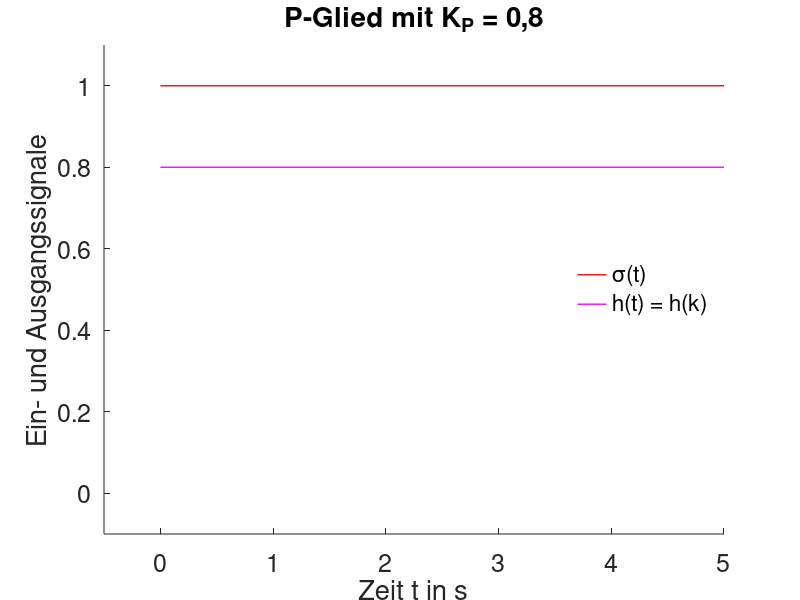

Write MATLAB code to recreate this figure. (Note: this script raises an error after producing the figure.)
% Elementare Übertragungsglieder ElemUebertr.m
% ÜbergangsfunkT_Ionen à la carte 
% 05.04.2016, M. Lohöfener

clear all
close all

K_P = 0.8; % Proportionalfaktor
T_I = 1.5;  % Integratonszeitkonstante in s
T_L = 1.8; % Laufzeit in s
T_1 = 2; % Verzögerung P-T_1-Glied in s
T_2 = 0.5; % Kennzeitkonstante P-T_2-Glied
T_D1 = 0.5;  % Vorhalt in s
T_D2 = 3;  % Vorhalt in s
T_0 = 0.5;  %Abtastzeit
tmin = -0.5;
tmax = 5;
ymin = -0.1;
ymax = 1.1;
s = tf ('s');  % Laplace-Operator
z = tf ('z', T_0);  % Verschiebe-Operator
t = 0:0.01:5; % Zeitachse
tz = 0:T_0:5;  

% P-Glied

figure ('Name', 'P-Glied', 'NumberTitle', 'off', 'Position', [0 0 800 600])
  set (gca, 'FontSize', 18); hold on
  plot ([0 tmax], [1 1], 'r', 'LineWidth', 1)
  plot ([0 tmax], [K_P K_P], 'm', 'LineWidth', 1)
  axis ([tmin tmax ymin ymax])
  title ('P-Glied mit K_P = 0,8', 'fontsize', 20)
  xlabel ('Zeit t in s')
  ylabel ('Ein- und Ausgangssignale')
  legend ('\sigma(t)', 'h(t) = h(k)', 'location', 'east')
  legend boxoff
  printgcf (mfilename, 0)

% I-Glied

Gi = 1 / (T_I*s);
Giz = c2d (Gi, T_0);
figure ('Name', 'I-Glied', 'NumberTitle', 'off', 'Position', [0 0 800 600])
  set (gca, 'FontSize', 18); hold on
  step (Gi, tmax, 'm'); hold on
  set (findobj (gcf, 'type', 'line'), 'LineWidth', 1)
  step (Giz, tmax, 'b'); hold on
  set (findobj (gcf, 'type', 'line'), 'LineWidth', 1)
  plot ([0 tmax], [1 1], 'r', 'LineWidth', 1)
  plot ([T_I T_I], [-0.05 1.05], 'g', 'LineWidth', 1)
  plot ([-0.05 1], [1/T_I 1/T_I], 'c', 'LineWidth', 1)
  plot ([0 0], [ymin 3.5], 'k', 'LineWidth', 1)
  axis ([tmin tmax ymin 3.5])
  title ('I-Glied mit T_I = 1,5 s und T_0 = 0,5 s', 'fontsize', 20)
  xlabel ('Zeit t in s')
  ylabel ('Ein- und Ausgangssignale')
  legend ('h(t)', 'h(k)', '\sigma(t)', 'T_I', 'K_I = 1/T_I', 'location', 'southeast');
  legend boxoff
  printgcf (mfilename, 0)

% P-T_L-Glied

figure ('Name', 'P-T_L-Glied', 'NumberTitle', 'off', 'Position', [0 0 800 600])
  set (gca, 'FontSize', 18); hold on
  plot ([0 tmax], [1 1], 'r', 'LineWidth', 1)
  plot ([T_L T_L], [0 K_P], 'm', 'LineWidth', 1)
  plot ([2 2], [0 K_P], 'b', 'LineWidth', 1)
  plot([-0.05 T_L], [K_P K_P], 'c', 'LineWidth', 1)
  plot ([T_L T_L], [0 K_P], 'm', 'LineWidth', 1)
  plot ([T_L tmax], [K_P K_P], 'm', 'LineWidth', 1)
  plot ([2 tmax], [K_P K_P], 'b', 'LineWidth', 1)
  axis  ([tmin tmax ymin ymax])
  title ('P-T_L- Glied mit K_P = 0,8, T_L = 1,8 s und T_0 = 0,5 s', 'fontsize', 20)
  xlabel ('Zeit t in s')
  ylabel ('Ein- und Ausgangssignale')
  legend ('\sigma(t)', 'h(t)', 'h(k)', 'Asymptote K_P', 'location', 'east');
  legend boxoff
  printgcf (mfilename, 0)

% P-T_1-Glied

Gp = K_P/(1 + T_1*s);
Gpz = c2d (Gp, T_0);
figure ('Name', 'P-T_1-Glied', 'NumberTitle', 'off', 'Position', [0 0 800 600])
  set (gca, 'FontSize', 18); hold on
  step (Gp, tmax, 'm');set(gca,'FontSize',16); hold on
  set (findobj (gcf, 'type', 'line'), 'LineWidth', 1)
  step (Gpz, tmax, 'b'); hold on
  set (findobj (gcf, 'type', 'line'), 'LineWidth', 1)
  plot ([0 tmax], [1 1], 'r', 'LineWidth', 1)
  plot ([-0.05*T_1 1.05*T_1], [-0.05*K_P 1.05*K_P], 'g', 'LineWidth', 1)
  plot ([-0.05 tmax], [K_P K_P], 'c', 'LineWidth', 1)
  plot ([T_1 T_1], [-0.05 K_P*1.05], 'g', 'LineWidth', 1)
  axis ([tmin tmax ymin ymax])
  title ('P-T_1-Glied mit K_P = 0,8 , T_1 = 2 s und T_0 = 0,5 s', 'fontsize', 20)
  xlabel ('Zeit t in s')
  ylabel ('Ein- und Ausgangssignale')
  legend ('h(t)', 'h(k)', '\sigma(t)', 'Tangente bis T_1', 'Asymptote K_P', 'location', 'east');
  legend boxoff
  printgcf (mfilename, 0)

% P-T_2*-Glied mit Kenndämpfungen D
D1 = 1.5;	% aperiodisch
D2 = 1.0;	% aperiodischer Grenzfall
D3 = 1/sqrt(2);	% Resonanzgrenzfall D = 0.71
D4 = 0.3;	% periodisch
D5 = 0.0;	% ungedämpft
D6 = -0.3;	% ungedämpft

% f = 0.1: 0.01: 5;	% rad/s – Frequenzbereich

Gs1 = K_P / (T_2^2*s^2 + 2*D1*T_2*s + 1);
Gs2 = K_P / (T_2^2*s^2 + 2*D2*T_2*s + 1);
Gs3 = K_P / (T_2^2*s^2 + 2*D3*T_2*s + 1);
Gs4 = K_P / (T_2^2*s^2 + 2*D4*T_2*s + 1);
Gs4z = c2d (Gs4, T_0);
Gs5 = K_P / (T_2^2*s^2 + 2*D5*T_2*s + 1);
Gs6 = K_P / (T_2^2*s^2 + 2*D6*T_2*s + 1);

figure ('Name', 'P-T_2-System', 'NumberTitle', 'off', 'Position', [0 0 800 600])
  set (gca, 'FontSize', 18); hold on
  plot(t, step(Gs1, t), 'LineWidth', 1)
  plot (t, step(Gs2, t), 'LineWidth', 1)
  plot (t, step(Gs3, t), 'LineWidth', 1)
  plot (t, step(Gs4, t), 'LineWidth', 1)
  plot (t, step(Gs5, t), 'LineWidth', 1)
  plot (t, step(Gs6, t), 'LineWidth', 1)
  set (findobj (gcf, 'type', 'line'), 'LineWidth', 1)
  step (Gs4z, tmax, 'b'); hold on
  set (findobj (gcf, 'type', 'line'), 'LineWidth', 1)
  plot ([0 tmax], [1 1], 'r', 'LineWidth', 1)
  plot ([-0.05 tmax], [K_P K_P], 'g', 'LineWidth', 1)
  title('P-T_2*-System mit K_P = 0,8, T = 0,5 s und T_0 = 0,5 s', 'fontsize', 20)
  axis ([tmin tmax ymin 3])
  xlabel('Zeit t in s')
  ylabel('Ein- und Ausgangssignale')
  legend('D = 1.5', 'D = 1.0', 'D = 0.71', 'D = 0.3', 'D = 0.0', 'D = -0.3', ...
    'h(k) mit D = 0,3', '\sigma(t)', 'Asymptote K_P');
  legend boxoff
  printgcf (mfilename, 0)

% I-T_1-Glied

Git = 1/T_I/s/(1 + T_1*s);
Gitz = c2d (Git, T_0);
figure ('Name', 'I-T_1-Glied', 'NumberTitle', 'off', 'Position', [0 0 800 600])
  set (gca, 'FontSize', 18); hold on
  step (Git, tmax, 'm');set(gca,'FontSize',16); hold on
  set (findobj (gcf, 'type', 'line'), 'LineWidth', 1)
  step (Gitz, tmax, 'b'); hold on
  set (findobj (gcf, 'type', 'line'), 'LineWidth', 1)
  plot ([0 tmax], [1 1], 'r', 'LineWidth', 1)
  plot ([-0.05 3], [-0.05/T_I 3/T_I], 'g', 'LineWidth', 1)
  plot ([T_1-0.05 T_1+3], [-0.05/T_I 3/T_I], 'c', 'LineWidth', 1)
  plot ([T_I T_I], [-0.05 1.05], 'g', 'LineWidth', 1)
  axis ([tmin tmax ymin 2])
  title ('I-T_1-Glied mit T_I = 1,5 s , T_1 = 2 s und T_0 = 0,5 s', 'fontsize', 20)
  xlabel ('Zeit t in s')
  ylabel ('Ein- und Ausgangssignale')
  legend ('h(t)', 'h(k)', '\sigma(t)', 'Asymptote T_I', 'Asymptote T_1', 'location', 'west');
  legend boxoff
  printgcf (mfilename, 0)

% P-T_D1-T_1-Glied

Gdt = K_P*(1 + T_D1*s)/(1 + T_1*s);
Gdtz = c2d (Gdt, T_0);
GdT_2 = K_P*(1 + T_D2*s)/(1 + T_1*s);
GdT_2z = c2d (GdT_2, T_0);
figure ('Name', 'P-T_D1-T_1-Glied', 'NumberTitle', 'off', 'Position', [0 0 800 600])
  set (gca, 'FontSize', 18); hold on
  step (Gdt, tmax, 'm'); hold on
  set (findobj (gcf, 'type', 'line'), 'LineWidth', 1)
  step (Gdtz, tmax, 'c'); hold on
  set (findobj (gcf, 'type', 'line'), 'LineWidth', 1)
  step (GdT_2, tmax, 'b'); hold on
  set (findobj (gcf, 'type', 'line'), 'LineWidth', 1)
  step (GdT_2z, tmax, 'k'); hold on
  set (findobj (gcf, 'type', 'line'), 'LineWidth', 1)
  plot ([0 tmax], [1 1], 'r', 'LineWidth', 1)
  plot ([-0.05 tmax], [K_P K_P], 'g', 'LineWidth', 1)
  axis ([tmin tmax ymin 1.5])
  title ({'P-T_{D1}-T_1-Glied mit K_P = 0,8, T_{D1} = 0.5 s bzw. 3 s,', ...
    'T_1 = 2 s und T_0 = 0,5 s', ''}, 'fontsize', 20)
  xlabel ('Zeit t in s')
  ylabel ('Ein- und Ausgangssignale')
  legend ('h(t), T_{D1} < T_1', 'h(k), T_{D1} < T_1', 'h(t), T_{D1} > T_1', ...
    'h(k), T_{D1} > T_1', '\sigma(t)', 'Asymptote K_P', 'location', 'east');
  legend boxoff
  printgcf (mfilename, 0)

% D-Glied fuer Dirac-Impuls
x = -6 : 0.05 : 6;
y = double(x == 0);
figure ('Name', 'D-Glied', 'NumberTitle', 'off', 'Position', [0 0 800 600])
  set (gca, 'FontSize', 18); hold on
  plot(x, y, 'LineWidth', 1)
  bar (T_0/2, 2*K_P, T_0/2); hold on
  set (findobj (gcf, 'type', 'line'), 'LineWidth', 1)
  plot ([0 tmax], [1 1], 'r', 'LineWidth', 1)
  axis ([tmin tmax ymin 1.8])
  title ('D-Glied mit K_D = 0,8 s und T_0 = 0,5 s', 'fontsize', 20)
  xlabel ('Zeit t in s')
  ylabel ('Ein- und Ausgangssignale')
  legend ('h(t)', 'h(k)', '\sigma(t)');
  legend boxoff
  printgcf (mfilename, 0)

% P-T_L-T_1-Glied

Gp = K_P/(1 + T_1*s);
Gpz = c2d (Gp, T_0);
x_T = 0: 0.05: tmax+T_L;

figure ('Name', 'P-T_L-T_1-Glied', 'NumberTitle', 'off', 'Position', [0 0 800 600])
  set (gca, 'FontSize', 18); hold on
  [ys ts] = step (Gp, x_T);
  tsn =[ts; zeros(T_L/0.05, 1)+6];
  ysn =[zeros(T_L/0.05, 1);ys];
  plot (tsn, ysn, 'm'); hold on
  step (Gpz*z^-4, tmax, 'b'); hold on
  set (findobj (gcf, 'type', 'line'), 'LineWidth', 1)
  plot ([0 tmax], [1 1], 'r', 'LineWidth', 1)
  plot ([-0.05*T_1+T_L 1.05*T_1+T_L], [-0.05*K_P 1.05*K_P], 'g', 'LineWidth', 1)
  plot ([-0.05 tmax], [K_P K_P], 'c', 'LineWidth', 1)
  plot ([T_1+T_L T_1+T_L], [-0.05 K_P*1.05], 'g', 'LineWidth', 1)
  plot ([T_L T_L], [-0.05 0.05], 'g', 'LineWidth', 1)
  axis ([tmin tmax ymin ymax])
  title ({'P-T_L-T_1-Glied mit K_P = 0,8 , T_L = 1,8 s ,', 'T_1 = 2 s und T_0 = 0,5 s', ''}, 'fontsize', 20)
  xlabel ('Zeit t in s')
  ylabel ('Ein- und Ausgangssignale')
  legend ('h(t)', 'h(k)', '\sigma(t)', 'Tangente T_L bis T_L+T_1', 'Asymptote K_P', 'location', 'west');
  legend boxoff
  printgcf (mfilename, 0)
